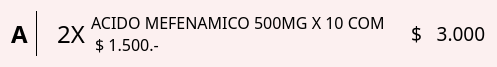
<?xml version="1.0" encoding="UTF-8"?>
<ui version="4.0">
 <class>Producto</class>
 <widget class="QWidget" name="Producto">
  <property name="geometry">
   <rect>
    <x>0</x>
    <y>0</y>
    <width>497</width>
    <height>50</height>
   </rect>
  </property>
  <property name="windowTitle">
   <string>Form</string>
  </property>
  <property name="styleSheet">
   <string notr="true">background-color: rgb(252, 240, 240);</string>
  </property>
  <layout class="QHBoxLayout" name="horizontalLayout">
   <item>
    <widget class="QLabel" name="item_indice">
     <property name="font">
      <font>
       <family>Roboto Mono for Powerline</family>
       <pointsize>18</pointsize>
       <weight>75</weight>
       <bold>true</bold>
      </font>
     </property>
     <property name="styleSheet">
      <string notr="true">border: none;</string>
     </property>
     <property name="text">
      <string>A</string>
     </property>
     <property name="textFormat">
      <enum>Qt::PlainText</enum>
     </property>
    </widget>
   </item>
   <item>
    <widget class="Line" name="line">
     <property name="sizePolicy">
      <sizepolicy hsizetype="Fixed" vsizetype="Minimum">
       <horstretch>0</horstretch>
       <verstretch>0</verstretch>
      </sizepolicy>
     </property>
     <property name="minimumSize">
      <size>
       <width>5</width>
       <height>0</height>
      </size>
     </property>
     <property name="font">
      <font>
       <pointsize>11</pointsize>
       <weight>50</weight>
       <bold>false</bold>
      </font>
     </property>
     <property name="frameShadow">
      <enum>QFrame::Plain</enum>
     </property>
     <property name="orientation">
      <enum>Qt::Vertical</enum>
     </property>
    </widget>
   </item>
   <item>
    <widget class="QLabel" name="item_cantidad">
     <property name="minimumSize">
      <size>
       <width>40</width>
       <height>0</height>
      </size>
     </property>
     <property name="font">
      <font>
       <family>Roboto Mono for Powerline</family>
       <pointsize>18</pointsize>
       <weight>50</weight>
       <bold>false</bold>
      </font>
     </property>
     <property name="styleSheet">
      <string notr="true">border: none;</string>
     </property>
     <property name="text">
      <string>2X</string>
     </property>
     <property name="alignment">
      <set>Qt::AlignRight|Qt::AlignTrailing|Qt::AlignVCenter</set>
     </property>
    </widget>
   </item>
   <item>
    <widget class="QLabel" name="item_descripcion">
     <property name="sizePolicy">
      <sizepolicy hsizetype="Expanding" vsizetype="Preferred">
       <horstretch>0</horstretch>
       <verstretch>0</verstretch>
      </sizepolicy>
     </property>
     <property name="font">
      <font>
       <family>Ubuntu Light</family>
       <pointsize>12</pointsize>
      </font>
     </property>
     <property name="styleSheet">
      <string notr="true">border: none;</string>
     </property>
     <property name="text">
      <string>ACIDO MEFENAMICO 500MG X 10 COM
 $ 1.500.-</string>
     </property>
    </widget>
   </item>
   <item>
    <widget class="QLabel" name="item_subtotal">
     <property name="sizePolicy">
      <sizepolicy hsizetype="Preferred" vsizetype="Preferred">
       <horstretch>0</horstretch>
       <verstretch>0</verstretch>
      </sizepolicy>
     </property>
     <property name="font">
      <font>
       <family>Ubuntu Light</family>
       <pointsize>14</pointsize>
      </font>
     </property>
     <property name="styleSheet">
      <string notr="true">border: none;</string>
     </property>
     <property name="text">
      <string>$   3.000</string>
     </property>
    </widget>
   </item>
  </layout>
  <zorder>item_cantidad</zorder>
  <zorder>item_subtotal</zorder>
  <zorder>item_indice</zorder>
  <zorder>line</zorder>
  <zorder>item_descripcion</zorder>
 </widget>
 <resources/>
 <connections/>
</ui>
